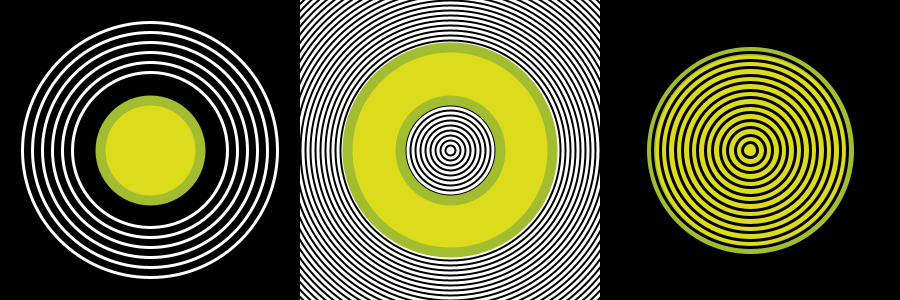
Frame 1 (no input)
Frame 60 (the mouse pressed at the canvas centre just before this capture): identical to frame 1, image omitted
Frame 120 (the mouse held since frame 60 and released just before this capture): identical to frame 1, image omitted

The Processing sketch that drew this single still picture (run headless with seeded random() and noise(); from frame 60 on, the mouse is pressed at the canvas centre):

// Processing sketch: manuelas05t00
// ── manuelas05t00.pde
boolean b; //Declaro el boolean como 'b'
color amarillo; // Declaro el color amarillo
color verde; // Declaro el color verde
color negro; // Declaro el color negro
color blanco; // Declaro el color blanco

void setup() { //Inicio void setup
  size(900, 300); //Tamaño del canvas
  b = true; // boolean verdadero
  verde = #A3BD31; //Codigo color verde
  amarillo = #DCDC1C; //Codigo color amarillo
  negro = #010101; //Codigo color negro
  blanco = #FFFFFF; //Codigo color blanco
} //Cierre void setup

void draw() { //Inicio void draw
  if (b) { //Inicio boolean verdadero
    background(negro); //Color de fondo negro
    donut(450, 150, amarillo, verde, negro, blanco, 50); //Función donut, con valores para variables declaradas en la función
    circulo(150, 150, 100, amarillo, verde, negro, blanco, 10, 3); //Función circulo, con valores para variables declaradas en la función
    argollas(750, 150, 200, amarillo, verde, negro, blanco, 10); //Función argollas, con valores para variables declaradas en la función
  } //Cierre boolean verdadero
  if (!b) { //Inicio boolean falso
    background(blanco); //Color de fondo blanco
    donut(450, 150, verde, amarillo, blanco, negro, 20); //Función donut, con valores para variables declaradas en la función
    circulo(750, 150, 50, verde, amarillo, blanco, negro, 5, 6); //Función circulo, con valores para variables declaradas en la función
    argollas(150, 150, 200, verde, amarillo, blanco, negro, 10); //Función argollas, con valores para variables declaradas en la función
  } //Cierre boolean falso
} //Cierre void draw

void circulo(float centroX, float centroY, float diametro, color color1, color color2, color color3, color color4, float stroke1, float stroke2) { //Inicio función circulo, y declaro variables para posiciones y colores
  stroke(color2); //El color del stroke, sera el declarado para color2
  strokeWeight(stroke1); //El ancho del stroke, sera el declarado para stroke1
  fill(color1); //El relleno de la ellipsee, sera el declarado para color1
  ellipse(centroX, centroY, diametro, diametro); //Ellipse en posición centroX, centroY, diametro, diametro
  noFill(); //Sin relleno
  stroke(color4); //El color del stroke, sera el declarado para color4
  strokeWeight(stroke2); //El ancho del stroke, sera el declarado para stroke2
  ellipse(centroX, centroY, diametro + 55, diametro + 55); //Ellipse con centroX y centroY, y al valor del diametro se le suma 55
  ellipse(centroX, centroY, diametro + 75, diametro + 75); //Ellipse con centroX y centroY, y al valor del diametro se le suma 75
  ellipse(centroX, centroY, diametro + 95, diametro + 95); //Ellipse con centroX y centroY, y al valor del diametro se le suma 95
  ellipse(centroX, centroY, diametro + 115, diametro + 115); //Ellipse con centroX y centroY, y al valor del diametro se le suma 115
  ellipse(centroX, centroY, diametro + 135, diametro + 135); //Ellipse con centroX y centroY, y al valor del diametro se le suma 135 
  ellipse(centroX, centroY, diametro + 155, diametro + 155); //Ellipse con centroX y centroY, y al valor del diametro se le suma 155
} //Cierre función circulo


void donut(float centroX, float centroY, color color1, color color2, color color3, color color4, float n) { //Inicio función donut, y declaro variables para posiciones y colores
  noStroke(); //Sin borde
  fill(color4); //El relleno del cuadrado, sera el declarado para color1
  rect(300, 0, 300, 300); //Cuadrado con posicion 300, 0 y ancho 300

  noFill(); //Ellipse sin relleno 
  stroke(color3); //El color del stroke, sera el declarado para color3
  strokeWeight(2);  //Ancho del stroke
  //Inicio for loop
  for (float i = 1; i < n; i = i + 1) {  //i se declara como 1, y aumenta 1 hasta llegar al valor de n
    ellipse(450, 150, 10*i, 10*i);  //Ellipse en posición 450, 150, con diametro 10 multiplicado por el resultado de i
  } //Cierre for loop

  stroke(color1); //El color del stroke, sera el declarado para color1
  strokeWeight(50); //Ancho del stroke
  noFill(); //Sin relleno 
  ellipse(centroX, centroY, 150, 150); //Ellipse en posición centroX, centroY, y diametro 150
  stroke(color2); //El color del stroke, sera el declarado para color2
  strokeWeight(10); //Ancho del stroke
  noFill(); //Sin relleno 
  ellipse(centroX, centroY, 205, 205); //Ellipse en posición centroX, centroY, y diametro 250
  stroke(color2); //El color del stroke, sera el declarado para color2
  strokeWeight(10); //Ancho del stroke
  noFill(); //Sin relleno 
  ellipse(centroX, centroY, 100, 100); //Ellipse en posición centroX, centroY, y diametro 100
  stroke(color2); //El color del stroke, sera el declarado para color2
} //Cierre función donut

void argollas(float centroX, float centroY, float diametro, color color1, color color2, color color3, color color4, float stroke1) { //Inicio función argollas, y declaro variables para posiciones y colores
  stroke(color2); //El color del stroke, sera el declarado para color2
  strokeWeight(stroke1); //El ancho del stroke, sera el declarado para stroke1
  fill(color1); //El relleno de la ellipsee, sera el declarado para color1
  ellipse(centroX, centroY, diametro, diametro); //Ellipse en posición centroX, centroY, diametro, diametro

  noFill(); //Sin relleno
  stroke(color3); //El color del stroke, sera el declarado para color3
  strokeWeight(3);  //Ancho del Stroke 
  //Inicio for loop
  for (float i = 1; i < 20; i = i + 1) { //i se declara como 1, y aumenta 1 hasta llegar a 20
    ellipse(centroX, centroY, 15*i, 15*i); //Ellipse en posición centroX, centroY, con diametro 15 multiplicado por el resultado de i
  } //Cierre for loop
} //Cierre función argollas

void keyPressed() { //Inicio de keyPressed
  if (key == 'a') //Sí se aprieta 'a'
    b = (!b); //Las funciones de b, cambian por las de !b
} //Cierre keyPressed
